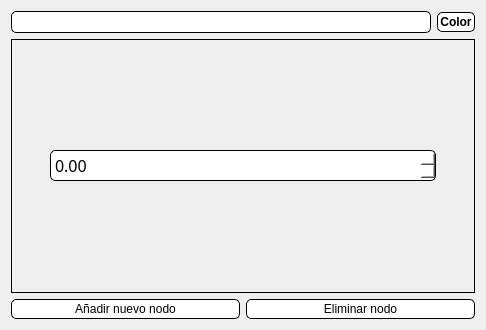
<?xml version="1.0" encoding="UTF-8"?>
<ui version="4.0">
 <class>Form</class>
 <widget class="QWidget" name="Form">
  <property name="geometry">
   <rect>
    <x>0</x>
    <y>0</y>
    <width>486</width>
    <height>330</height>
   </rect>
  </property>
  <property name="windowTitle">
   <string>Form</string>
  </property>
  <property name="styleSheet">
   <string notr="true"/>
  </property>
  <layout class="QVBoxLayout" name="verticalLayout">
   <item>
    <layout class="QHBoxLayout" name="horizontalLayout_2">
     <item>
      <widget class="QLineEdit" name="lineEdit">
       <property name="styleSheet">
        <string notr="true">border: 1px solid black; border-radius: 5px; padding: 2px;
background-color: rgb(255, 255, 255);</string>
       </property>
      </widget>
     </item>
     <item>
      <widget class="QPushButton" name="color">
       <property name="sizePolicy">
        <sizepolicy hsizetype="Maximum" vsizetype="Maximum">
         <horstretch>0</horstretch>
         <verstretch>0</verstretch>
        </sizepolicy>
       </property>
       <property name="font">
        <font>
         <weight>75</weight>
         <bold>true</bold>
        </font>
       </property>
       <property name="styleSheet">
        <string notr="true">border: 1px solid black; border-radius: 5px; padding: 2px;
background-color: rgb(255, 255, 255);</string>
       </property>
       <property name="text">
        <string>Color</string>
       </property>
       <property name="default">
        <bool>false</bool>
       </property>
       <property name="flat">
        <bool>false</bool>
       </property>
      </widget>
     </item>
    </layout>
   </item>
   <item>
    <widget class="QWidget" name="widget_nodos" native="true">
     <property name="enabled">
      <bool>true</bool>
     </property>
     <property name="styleSheet">
      <string notr="true">border: 1px solid black; </string>
     </property>
     <layout class="QVBoxLayout" name="verticalLayout_2">
      <item>
       <layout class="QGridLayout" name="nodos">
        <property name="sizeConstraint">
         <enum>QLayout::SetMaximumSize</enum>
        </property>
        <property name="leftMargin">
         <number>1</number>
        </property>
        <property name="topMargin">
         <number>1</number>
        </property>
        <property name="rightMargin">
         <number>1</number>
        </property>
        <property name="bottomMargin">
         <number>1</number>
        </property>
        <item row="0" column="0">
         <widget class="QWidget" name="fvgnvbghm" native="true">
          <property name="styleSheet">
           <string notr="true">border: 0px solid black; </string>
          </property>
          <layout class="QGridLayout" name="gridLayout_2">
           <item row="0" column="2">
            <spacer name="verticalSpacer">
             <property name="orientation">
              <enum>Qt::Vertical</enum>
             </property>
             <property name="sizeHint" stdset="0">
              <size>
               <width>20</width>
               <height>40</height>
              </size>
             </property>
            </spacer>
           </item>
           <item row="0" column="0">
            <spacer name="verticalSpacer_2">
             <property name="orientation">
              <enum>Qt::Vertical</enum>
             </property>
             <property name="sizeHint" stdset="0">
              <size>
               <width>20</width>
               <height>40</height>
              </size>
             </property>
            </spacer>
           </item>
           <item row="0" column="1">
            <widget class="QDoubleSpinBox" name="Spin">
             <property name="font">
              <font>
               <family>MS Reference Sans Serif</family>
               <pointsize>12</pointsize>
              </font>
             </property>
             <property name="styleSheet">
              <string notr="true">border: 1px solid black; border-radius: 5px; padding: 2px;
background-color: rgb(255, 255, 255);</string>
             </property>
            </widget>
           </item>
          </layout>
         </widget>
        </item>
       </layout>
      </item>
     </layout>
    </widget>
   </item>
   <item>
    <layout class="QHBoxLayout" name="horizontalLayout">
     <item>
      <widget class="QPushButton" name="add">
       <property name="styleSheet">
        <string notr="true">border: 1px solid black; border-radius: 5px; padding: 2px;
background-color: rgb(255, 255, 255);</string>
       </property>
       <property name="text">
        <string>Añadir nuevo nodo</string>
       </property>
      </widget>
     </item>
     <item>
      <widget class="QPushButton" name="delete_2">
       <property name="styleSheet">
        <string notr="true">border: 1px solid black; border-radius: 5px; padding: 2px;
background-color: rgb(255, 255, 255);</string>
       </property>
       <property name="text">
        <string>Eliminar nodo</string>
       </property>
      </widget>
     </item>
    </layout>
   </item>
  </layout>
 </widget>
 <resources/>
 <connections/>
</ui>
